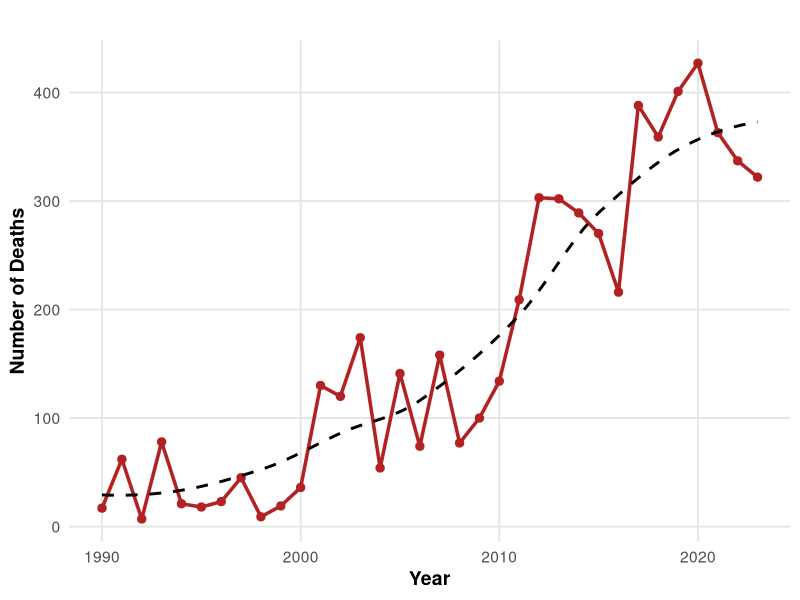
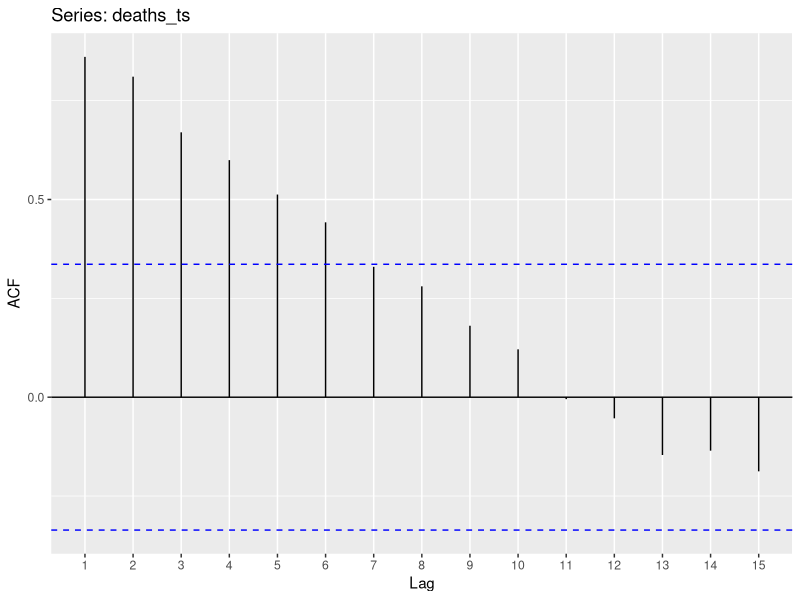
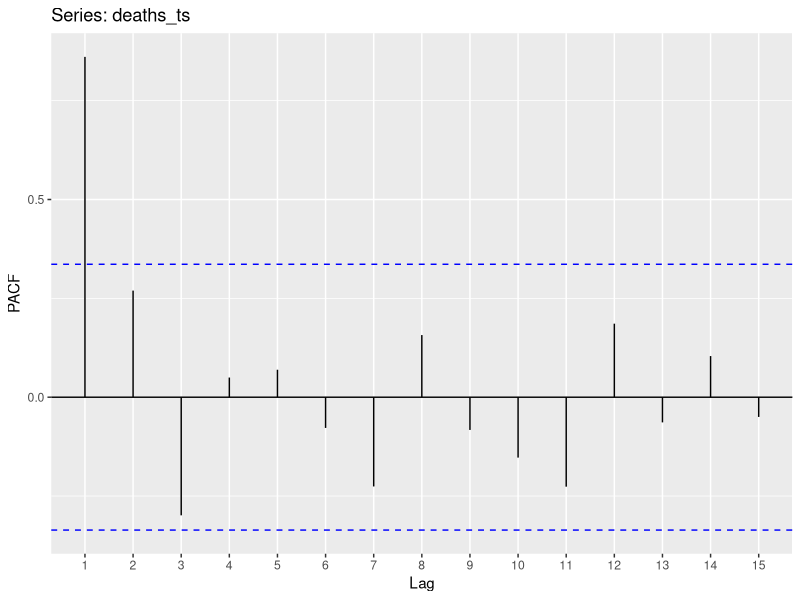
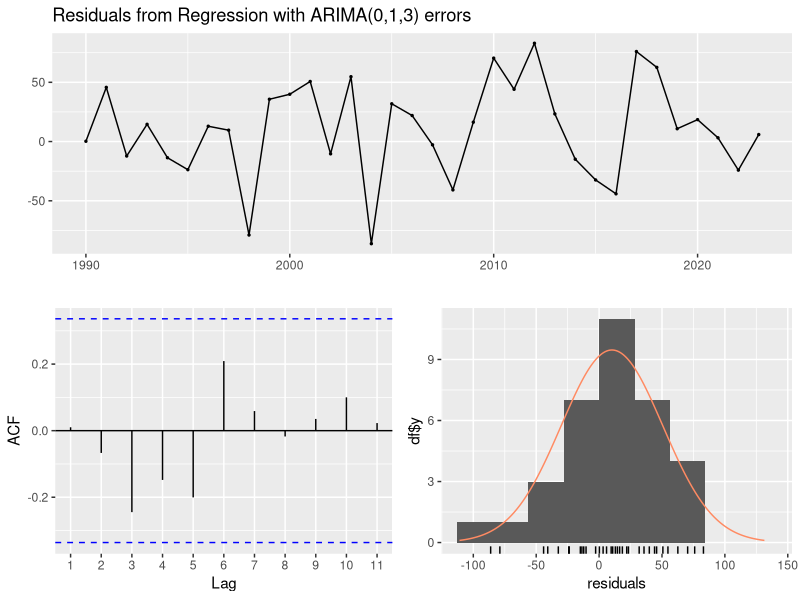
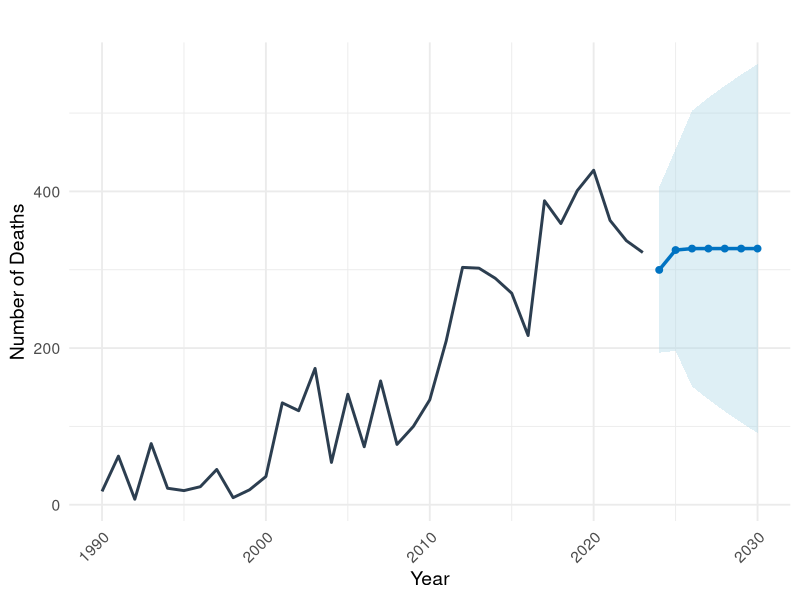

Reproduce these figures in R, in order.
#My working directory
setwd("D:/Research/Lightning strike study")


#Required libraries
library(readxl)
library(forecast)
library(tseries)
library(car)
library(ggplot2)
library(lmtest)

#Upload data
data<-read_excel("data_AHC.xlsx", sheet="lightning strike deaths data")

# Plot the deaths time series
ggplot(data, aes(x = Year, y = deaths)) +
  geom_line(color = "#b22222", size = 1.2) +                        # Bold firebrick line
  geom_point(color = "#b22222", size = 2.5) +                      # Emphasize data points
  geom_smooth(method = "loess", se = FALSE, color = "black", linetype = "dashed") +  # Trend line
  theme_minimal(base_size = 14) +                                  # Clean theme with larger text
  labs(
    title = "",
    x = "Year",
    y = "Number of Deaths"
  ) +
  theme(
    plot.title = element_text(face = "bold", hjust = 0.5, size = 16, color = "#2c3e50"),
    axis.title = element_text(face = "bold"),
    panel.grid.major = element_line(color = "grey90"),
    panel.grid.minor = element_blank()
  )

# Create time series of deaths
deaths_ts <- ts(data$deaths, start = 1990)

# Check multicollinearity using VIF
lm_model <- lm(deaths ~ max_temp + min_temp + mean_temp + humid + prep, data = data)
vif(lm_model)

# Augmented Dickey-Fuller Test (check stationarity)
adf.test(ts(data$deaths))

# 1st differencing
diff_deaths <- diff(data$deaths)

# Check stationarity again
adf.test(ts(diff_deaths))

#ACF and PACF checking
ggAcf(deaths_ts)
ggPacf(deaths_ts)

# Create xreg matrix with selected predictors
xreg <- as.matrix(data[, c("max_temp","min_temp", "prep")])

# Fit ARIMAX model
arimax_model <- auto.arima(deaths_ts, xreg = xreg, d=1,stepwise = F,trace=T)

# Model summary
summary(arimax_model)
coeftest(arimax_model)
confint(arimax_model)#confidence interval

# Check residuals
checkresiduals(arimax_model)

#Fitting ARIMA model for next 7 years forecasting
arima_model<-auto.arima(deaths_ts,max.q = 7, d=1,stepwise = F,trace=T)
summary (arima_model)

pred<-forecast(arima_model,h=7)

# Convert to data frame for custom ggplot
forecast_df <- data.frame(
  Year = as.numeric(time(pred$mean)),
  Forecast = as.numeric(pred$mean),
  Lo95 = as.numeric(pred$lower[, "95%"]),
  Hi95 = as.numeric(pred$upper[, "95%"])
)

# Actual data frame
actual_df <- data.frame(
  Year = as.numeric(time(deaths_ts)),
  Deaths = as.numeric(deaths_ts)
)

#plot
ggplot() +
  geom_line(data = actual_df, aes(x = Year, y = Deaths), color = "#2C3E50", size = 1) +
  geom_ribbon(data = forecast_df, aes(x = Year, ymin = Lo95, ymax = Hi95), fill = "lightblue", alpha = 0.4) +
  geom_line(data = forecast_df, aes(x = Year, y = Forecast), color = "#0073C2FF", size = 1.2) +
  geom_point(data = forecast_df, aes(x = Year, y = Forecast), color = "#0073C2FF", size = 2) +
  ggtitle("") +
  xlab("Year") + ylab("Number of Deaths") +
  theme_minimal(base_size = 14) +
  theme(
    plot.title = element_text(hjust = 0.5, face = "bold"),
    axis.text.x = element_text(angle = 45, hjust = 1)
  )
